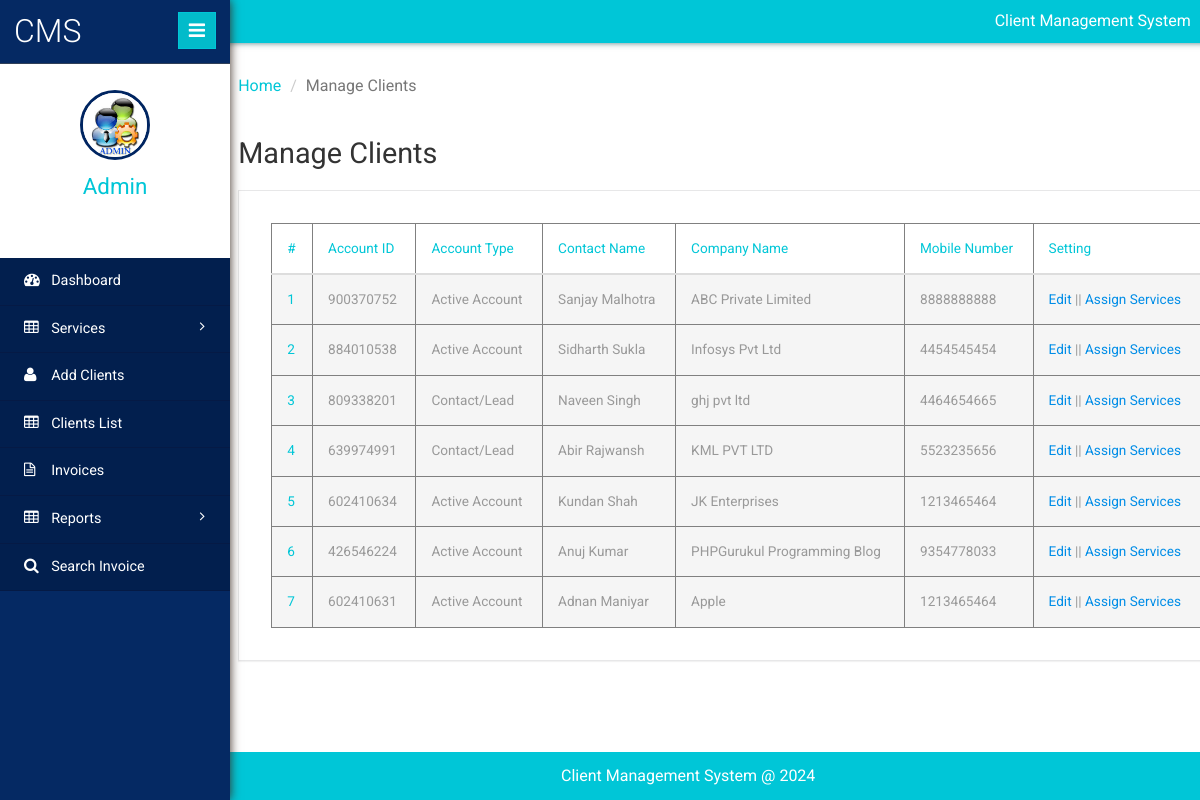
The page /admin/manage-client.php (signed in) on the database its author committed.
### tables this page shows
CREATE TABLE `tblclient` (
  `ID` int(10) NOT NULL,
  `AccountID` int(10) DEFAULT NULL,
  `AccountType` varchar(50) DEFAULT NULL,
  `ContactName` varchar(120) DEFAULT NULL,
  `CompanyName` varchar(120) DEFAULT NULL,
  `Address` varchar(200) DEFAULT NULL,
  `City` varchar(120) DEFAULT NULL,
  `State` varchar(120) DEFAULT NULL,
  `ZipCode` int(10) DEFAULT NULL,
  `Workphnumber` bigint(10) DEFAULT NULL,
  `Cellphnumber` bigint(10) DEFAULT NULL,
  `Otherphnumber` bigint(10) DEFAULT NULL,
  `Email` varchar(200) DEFAULT NULL,
  `WebsiteAddress` varchar(200) DEFAULT NULL,
  `Notes` mediumtext DEFAULT NULL,
  `Password` varchar(200) NOT NULL,
  `CreationDate` timestamp NULL DEFAULT current_timestamp()
);

### admin/manage-client.php (the view, shortened to what this page needs)
<?php
include('includes/dbconnection.php');
if (strlen($_SESSION['clientmsaid']==0)) {
  header('location:logout.php');
  } else{
  	?>
<!DOCTYPE HTML>
<html>
<head>
	<link href="css/bootstrap.min.css" rel='stylesheet' type='text/css' />
	<link href="css/style.css" rel='stylesheet' type='text/css' />
	<link href="css/font-awesome.css" rel="stylesheet">
	<link rel="stylesheet" href="css/icon-font.min.css" type='text/css' />
</head>
<body>
	<div class="page-container">
		<div class="left-content">
			<div class="inner-content">
				<?php include_once('includes/header.php');?>
				<div class="outter-wp">
					<div class="sub-heard-part">
						<ol class="breadcrumb m-b-0">
							<li><a href="dashboard.php">Home</a></li>
							<li class="active">Manage Clients</li>
						</ol>
					</div>
					<div class="graph-visual tables-main">
						<h3 class="inner-tittle two">Manage Clients </h3>
						<div class="graph">
							<div class="tables">
								<table class="table" border="1"> <thead> <tr> <th>#</th>
									<th>Account ID</th>
									 <th>Account Type</th>
									 <th>Contact Name</th>
									 <th>Company Name</th>
									 <th>Mobile Number</th>
									 <th>Setting</th>
									  </tr>
									   </thead>
									    <tbody>
									    	<?php
$sql="SELECT * from tblclient";
$query = $dbh -> prepare($sql);
$query->execute();
$results=$query->fetchAll(PDO::FETCH_OBJ);
$cnt=1;
if($query->rowCount() > 0)
{
foreach($results as $row)
{               ?>
									     <tr class="active">
									      <th scope="row"><?php echo htmlentities($cnt);?></th>
									       <td><?php  echo htmlentities($row->AccountID);?></td>
									        <td><?php  echo htmlentities($row->AccountType);?></td>
									         <td><?php  echo htmlentities($row->ContactName);?></td>
									         <td><?php  echo htmlentities($row->CompanyName);?></td>
									         <td><?php  echo htmlentities($row->Workphnumber);?></td>
									        <td><a href="edit-client-details.php?editid=<?php echo $row->ID;?>">Edit</a>  ||  <a href="add-client-services.php?addid=<?php echo $row->ID;?>">Assign Services</a></td>
									     </tr>
									     <?php $cnt=$cnt+1;}} ?>
									     </tbody> </table>
							</div>
						</div>
					</div>
				</div>
				<?php include_once('includes/footer.php');?>
			</div>
		</div>
		<?php include_once('includes/sidebar.php');?>
	</div>
</body>
</html>
<?php }  ?>

### admin/includes/sidebar.php (shortened to what this page needs)
 <div class="sidebar-menu">
    <header class="logo">
        <a href="#" class="sidebar-icon"> <span class="fa fa-bars"></span> </a> <a href="dashboard.php"> <span id="logo"> <h1>CMS</h1></span>
        </a>
    </header>
    <div class="down">
        <?php
$aid=$_SESSION['clientmsaid'];
$sql="SELECT AdminName from  tbladmin where ID=:aid";
$query = $dbh -> prepare($sql);
$query->bindParam(':aid',$aid,PDO::PARAM_STR);
$query->execute();
$results=$query->fetchAll(PDO::FETCH_OBJ);
$cnt=1;
if($query->rowCount() > 0)
{
foreach($results as $row)
{               ?>
        <a href="dashboard.php"><img src="images/images.jpg" height="70" width="70"></a>
        <a href="dashboard.php"><span class=" name-caret"><?php  echo $row->AdminName;?></span></a>
        <?php $cnt=$cnt+1;}} ?>
        <ul>
            <li><a class="tooltips" href="admin-profile.php"><span>Profile</span><i class="lnr lnr-user"></i></a></li>
            <li><a class="tooltips" href="change-password.php"><span>Settings</span><i class="lnr lnr-cog"></i></a></li>
            <li><a class="tooltips" href="logout.php"><span>Log out</span><i class="lnr lnr-power-switch"></i></a></li>
        </ul>
    </div>
    <div class="menu">
        <ul id="menu" >
            <li><a href="dashboard.php"><i class="fa fa-tachometer"></i> <span>Dashboard</span></a></li>
            <li id="menu-academico" ><a href="#"><i class="fa fa-table"></i> <span> Services</span> <span class="fa fa-angle-right" style="float: right"></span></a>
            </li>
            <li><a href="add-client.php"><i class="fa fa-user"></i> <span>Add Clients</span></a></li>
            <li><a href="manage-client.php"><i class="fa fa-table"></i> <span>Clients List</span></a></li>
            <li><a href="invoices.php"><i class="fa fa-file-text-o"></i> <span>Invoices</span></a></li>
            <li id="menu-academico" ><a href="#"><i class="fa fa-table"></i> <span> Reports</span> <span class="fa fa-angle-right" style="float: right"></span></a>
            </li>
            <li><a href="search-invoices.php"><i class="fa fa-search"></i> <span>Search Invoice</span></a></li>
        </ul>
    </div>
</div>

### rows shown on the page
tblclient: AccountID "900370752", AccountType "Active Account", ContactName "Sanjay Malhotra", CompanyName "ABC Private Limited", Workphnumber "8888888888"
tblclient: AccountID "884010538", AccountType "Active Account", ContactName "Sidharth Sukla", CompanyName "Infosys Pvt Ltd", Workphnumber "4454545454"
tblclient: AccountID "809338201", AccountType "Contact/Lead", ContactName "Naveen Singh", CompanyName "ghj pvt ltd", Workphnumber "4464654665"
tblclient: AccountID "639974991", AccountType "Contact/Lead", ContactName "Abir Rajwansh", CompanyName "KML PVT LTD", Workphnumber "5523235656"
tblclient: AccountID "602410634", AccountType "Active Account", ContactName "Kundan Shah", CompanyName "JK Enterprises", Workphnumber "1213465464"
tblclient: AccountID "426546224", AccountType "Active Account", ContactName "Anuj Kumar", CompanyName "PHPGurukul Programming Blog", Workphnumber "9354778033"
tblclient: AccountID "602410631", AccountType "Active Account", ContactName "Adnan Maniyar", CompanyName "Apple", Workphnumber "1213465464"

### other values the page prints
$row->AdminName "Admin"
